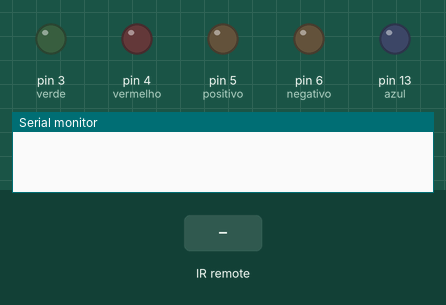
Simulated run of this sketch. Board: Arduino Uno, built with avr-gcc and run on an emulated ATmega328P. On the bench: output pins drawn as LEDs (lit = HIGH), the last lines printed to the serial monitor. The test bench sets the inputs (shaded band).

Above: at 1.2 s.
1.3 s: infrared code 0xFD00FF received
At 2.5 s:
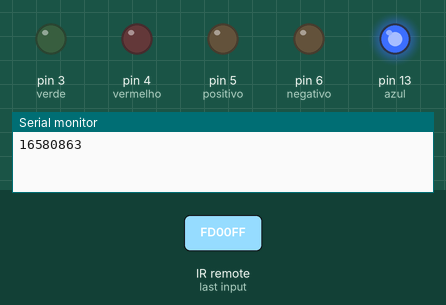
2.8 s: infrared code 0xFD807F received
At 3.8 s:
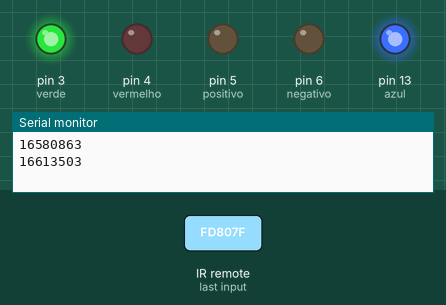
4.3 s: infrared code 0xFD40BF received
At 5.1 s:
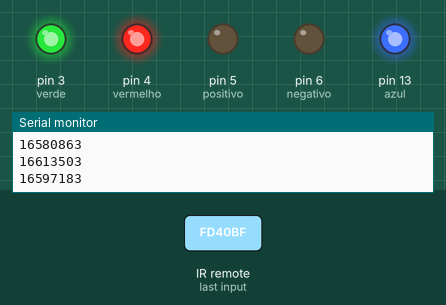
5.8 s: infrared code 0xFD827D received
At 7.0 s:
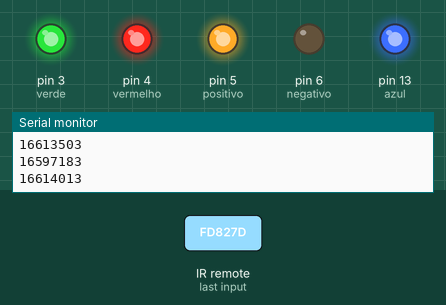
7.3 s: infrared code 0xFDA25D received
At 8.5 s:
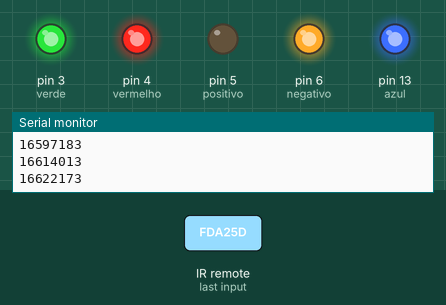
8.8 s: infrared code 0xFD02FD received
At 10.5 s:
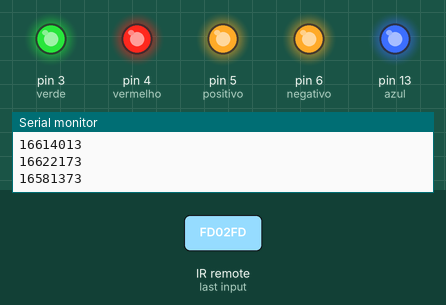
Timing chart, 0 to 12.0 s (numbered marks = the images above; inputs shaded):
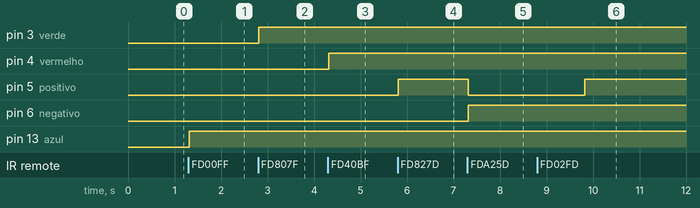

Measured:
- after the input at 1.3 s, pin 13 (azul): LOW → HIGH at once
- after the input at 2.8 s, pin 3 (verde): LOW → HIGH at once
- after the input at 4.3 s, pin 4 (vermelho): LOW → HIGH at once
- after the input at 5.8 s, pin 5 (positivo): LOW → HIGH at once
- after the input at 7.3 s, pin 5 (positivo): HIGH → LOW at once; pin 6 (negativo): LOW → HIGH at once
- after the input at 8.8 s, pin 5 (positivo): LOW → HIGH after 1.0 s

The sketch:

IRrecvMotor_Led.ino
```cpp
#include <IRremote.h>

#define PinoSensor 8//define pino do sensor

#define positivo 5//define pinos dos motores
#define negativo 6

#define azul 13
#define verde 3//define pinos dos LEDs
#define vermelho 4

#define UM 16580863
#define DOIS 16613503//variaveis para as teclas dos LEDs
#define TRES 16597183

#define MEIO 16614013
#define CIMA 16627783
#define BAIXO 16622173//variaveis para as teclas do motor
#define DIREITA 16597693
#define ESQUERDA 16581373

bool AZUL = false;
bool VERDE = false;//variaveis para o estado dos leds
bool VERMELHO = false;

bool POSITIVO = false;//variaveis para o estado do motor
bool NEGATIVO = false;

IRrecv irsens(PinoSensor);//declara o pino do sensor

decode_results results;

void setup()
{
  Serial.begin(9600);
  pinMode(azul, OUTPUT);
  pinMode(verde, OUTPUT);
  pinMode(vermelho, OUTPUT);
  pinMode(positivo, OUTPUT);
  pinMode(negativo, OUTPUT);

  irsens.enableIRIn();//inicia o sensor para o recebimento
}

void loop() {
    digitalWrite(azul, AZUL);
    digitalWrite(verde, VERDE);
    digitalWrite(vermelho, VERMELHO);
    digitalWrite(positivo, POSITIVO);
    digitalWrite(negativo, NEGATIVO);

  if (irsens.decode(&results)) {
    Serial.println(results.value, DEC);

    switch(results.value){
      case UM:
    AZUL = !AZUL;
      break;

      case DOIS:
    VERDE = !VERDE;
      break;

      case TRES:
    VERMELHO = !VERMELHO;
      break;

      case BAIXO:
    POSITIVO = false;
    NEGATIVO = true;
      break;

      case MEIO:
    POSITIVO = !POSITIVO;
      break;

      case CIMA:
    POSITIVO = true;
    NEGATIVO = false;
      break;

      case DIREITA:
    POSITIVO = true;
    NEGATIVO = false;
    digitalWrite(positivo, POSITIVO);
    digitalWrite(negativo, NEGATIVO);
    delay(1000);
    POSITIVO = !POSITIVO;
      break;

      case ESQUERDA:
    POSITIVO = false;
    NEGATIVO = true;
    digitalWrite(positivo, POSITIVO);
    digitalWrite(negativo, NEGATIVO);
    delay(1000);
    POSITIVO = !POSITIVO;
      break;

    }
    irsens.resume(); // Receive the next value
  }

  delay(10);
}
```
